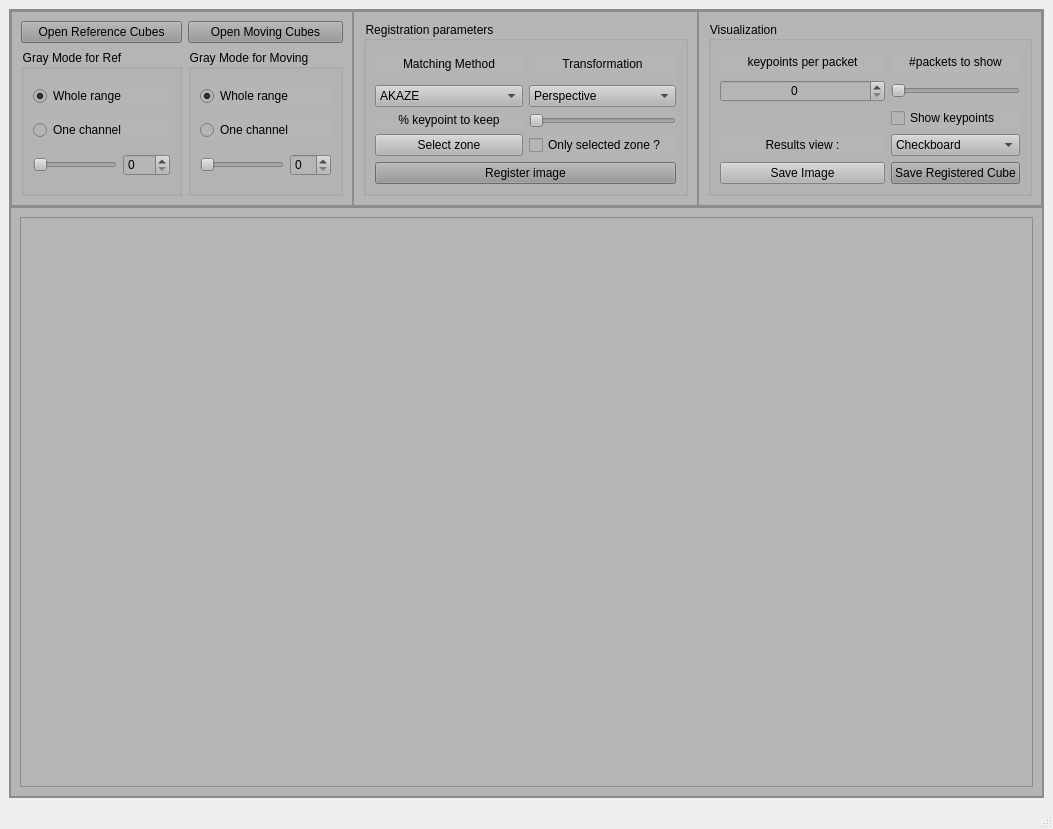
<?xml version="1.0" encoding="UTF-8"?>
<ui version="4.0">
 <class>MainWindow</class>
 <widget class="QMainWindow" name="MainWindow">
  <property name="geometry">
   <rect>
    <x>0</x>
    <y>0</y>
    <width>1053</width>
    <height>829</height>
   </rect>
  </property>
  <property name="minimumSize">
   <size>
    <width>200</width>
    <height>300</height>
   </size>
  </property>
  <property name="windowTitle">
   <string>Registration Tool</string>
  </property>
  <widget class="QWidget" name="centralwidget">
   <layout class="QHBoxLayout" name="horizontalLayout_5">
    <item>
     <widget class="QFrame" name="frame_principal">
      <property name="minimumSize">
       <size>
        <width>200</width>
        <height>400</height>
       </size>
      </property>
      <property name="font">
       <font>
        <pointsize>10</pointsize>
       </font>
      </property>
      <property name="styleSheet">
       <string notr="true">background-color: rgb(181, 181, 181);</string>
      </property>
      <property name="frameShape">
       <enum>QFrame::StyledPanel</enum>
      </property>
      <property name="frameShadow">
       <enum>QFrame::Raised</enum>
      </property>
      <layout class="QVBoxLayout" name="verticalLayout" stretch="0">
       <property name="spacing">
        <number>0</number>
       </property>
       <property name="leftMargin">
        <number>0</number>
       </property>
       <property name="topMargin">
        <number>0</number>
       </property>
       <property name="rightMargin">
        <number>0</number>
       </property>
       <property name="bottomMargin">
        <number>0</number>
       </property>
       <item>
        <layout class="QVBoxLayout" name="main_layout" stretch="1,3">
         <item>
          <widget class="QFrame" name="frame_up">
           <property name="styleSheet">
            <string notr="true"/>
           </property>
           <property name="frameShape">
            <enum>QFrame::StyledPanel</enum>
           </property>
           <property name="frameShadow">
            <enum>QFrame::Raised</enum>
           </property>
           <layout class="QHBoxLayout" name="horizontalLayout_3" stretch="0,1,1">
            <property name="spacing">
             <number>0</number>
            </property>
            <property name="leftMargin">
             <number>0</number>
            </property>
            <property name="topMargin">
             <number>0</number>
            </property>
            <property name="rightMargin">
             <number>0</number>
            </property>
            <property name="bottomMargin">
             <number>0</number>
            </property>
            <item>
             <widget class="QFrame" name="frame_button_image">
              <property name="styleSheet">
               <string notr="true"/>
              </property>
              <property name="frameShape">
               <enum>QFrame::StyledPanel</enum>
              </property>
              <property name="frameShadow">
               <enum>QFrame::Raised</enum>
              </property>
              <layout class="QGridLayout" name="gridLayout">
               <item row="2" column="0">
                <widget class="QPushButton" name="pushButton_open_ref_hypercube">
                 <property name="styleSheet">
                  <string notr="true">background-color: rgb(150, 150, 150);</string>
                 </property>
                 <property name="text">
                  <string>Open Reference Cubes</string>
                 </property>
                 <property name="autoExclusive">
                  <bool>false</bool>
                 </property>
                </widget>
               </item>
               <item row="2" column="1">
                <widget class="QPushButton" name="pushButton_open_mov_hypercube">
                 <property name="styleSheet">
                  <string notr="true">background-color: rgb(150, 150, 150);</string>
                 </property>
                 <property name="text">
                  <string>Open Moving Cubes</string>
                 </property>
                </widget>
               </item>
               <item row="3" column="0">
                <widget class="QGroupBox" name="groupBox_image_ref">
                 <property name="title">
                  <string>Gray Mode for Ref</string>
                 </property>
                 <layout class="QVBoxLayout" name="verticalLayout_3" stretch="1,1,1">
                  <item>
                   <widget class="QRadioButton" name="radioButton_whole_ref">
                    <property name="enabled">
                     <bool>true</bool>
                    </property>
                    <property name="text">
                     <string>Whole range</string>
                    </property>
                    <property name="checked">
                     <bool>true</bool>
                    </property>
                   </widget>
                  </item>
                  <item>
                   <widget class="QRadioButton" name="radioButton_one_ref">
                    <property name="text">
                     <string>One channel</string>
                    </property>
                   </widget>
                  </item>
                  <item>
                   <layout class="QHBoxLayout" name="horizontalLayout_ref_chan">
                    <item>
                     <widget class="QSlider" name="horizontalSlider_ref_channel">
                      <property name="maximum">
                       <number>149</number>
                      </property>
                      <property name="value">
                       <number>0</number>
                      </property>
                      <property name="orientation">
                       <enum>Qt::Horizontal</enum>
                      </property>
                     </widget>
                    </item>
                    <item>
                     <widget class="QSpinBox" name="spinBox_ref_channel">
                      <property name="maximum">
                       <number>149</number>
                      </property>
                      <property name="singleStep">
                       <number>1</number>
                      </property>
                      <property name="value">
                       <number>0</number>
                      </property>
                     </widget>
                    </item>
                   </layout>
                  </item>
                 </layout>
                </widget>
               </item>
               <item row="3" column="1">
                <widget class="QGroupBox" name="groupBox_imag_move">
                 <property name="title">
                  <string>Gray Mode for Moving</string>
                 </property>
                 <layout class="QVBoxLayout" name="verticalLayout_2">
                  <item>
                   <widget class="QRadioButton" name="radioButton_whole_mov">
                    <property name="enabled">
                     <bool>true</bool>
                    </property>
                    <property name="text">
                     <string>Whole range</string>
                    </property>
                    <property name="checked">
                     <bool>true</bool>
                    </property>
                   </widget>
                  </item>
                  <item>
                   <widget class="QRadioButton" name="radioButton_one_mov">
                    <property name="text">
                     <string>One channel</string>
                    </property>
                   </widget>
                  </item>
                  <item>
                   <layout class="QHBoxLayout" name="horizontalLayout_mov_chan">
                    <item>
                     <widget class="QSlider" name="horizontalSlider_mov_channel">
                      <property name="orientation">
                       <enum>Qt::Horizontal</enum>
                      </property>
                     </widget>
                    </item>
                    <item>
                     <widget class="QSpinBox" name="spinBox_mov_channel"/>
                    </item>
                   </layout>
                  </item>
                 </layout>
                </widget>
               </item>
              </layout>
             </widget>
            </item>
            <item>
             <widget class="QFrame" name="frame_spectra">
              <property name="styleSheet">
               <string notr="true"/>
              </property>
              <property name="frameShape">
               <enum>QFrame::StyledPanel</enum>
              </property>
              <property name="frameShadow">
               <enum>QFrame::Raised</enum>
              </property>
              <layout class="QVBoxLayout" name="verticalLayout_4" stretch="2">
               <item>
                <widget class="QGroupBox" name="groupBox">
                 <property name="title">
                  <string>Registration parameters</string>
                 </property>
                 <layout class="QGridLayout" name="gridLayout_3" columnstretch="1,1">
                  <item row="8" column="0">
                   <widget class="QLabel" name="label_feature">
                    <property name="text">
                     <string>&lt;html&gt;&lt;head/&gt;&lt;body&gt;&lt;p align=&quot;center&quot;&gt;% keypoint to keep&lt;/p&gt;&lt;/body&gt;&lt;/html&gt;</string>
                    </property>
                   </widget>
                  </item>
                  <item row="0" column="1">
                   <widget class="QLabel" name="label_2">
                    <property name="text">
                     <string>&lt;html&gt;&lt;head/&gt;&lt;body&gt;&lt;p align=&quot;center&quot;&gt;Transformation&lt;/p&gt;&lt;/body&gt;&lt;/html&gt;</string>
                    </property>
                   </widget>
                  </item>
                  <item row="0" column="0">
                   <widget class="QLabel" name="label">
                    <property name="text">
                     <string>&lt;html&gt;&lt;head/&gt;&lt;body&gt;&lt;p align=&quot;center&quot;&gt;Matching Method&lt;/p&gt;&lt;/body&gt;&lt;/html&gt;</string>
                    </property>
                   </widget>
                  </item>
                  <item row="1" column="0">
                   <widget class="QComboBox" name="method_selector">
                    <property name="currentText">
                     <string notr="true">AKAZE</string>
                    </property>
                    <item>
                     <property name="text">
                      <string>AKAZE</string>
                     </property>
                    </item>
                    <item>
                     <property name="text">
                      <string>ORB</string>
                     </property>
                    </item>
                    <item>
                     <property name="text">
                      <string>ECC</string>
                     </property>
                    </item>
                   </widget>
                  </item>
                  <item row="8" column="1">
                   <widget class="QSlider" name="features_slider">
                    <property name="orientation">
                     <enum>Qt::Horizontal</enum>
                    </property>
                   </widget>
                  </item>
                  <item row="10" column="0" colspan="2">
                   <widget class="QPushButton" name="pushButton_register">
                    <property name="styleSheet">
                     <string notr="true">background-color: rgb(150, 150, 150);</string>
                    </property>
                    <property name="text">
                     <string>Register image</string>
                    </property>
                   </widget>
                  </item>
                  <item row="1" column="1">
                   <widget class="QComboBox" name="transform_selector">
                    <property name="currentText">
                     <string>Perspective</string>
                    </property>
                    <item>
                     <property name="text">
                      <string>Perspective</string>
                     </property>
                    </item>
                    <item>
                     <property name="text">
                      <string>Affine</string>
                     </property>
                    </item>
                   </widget>
                  </item>
                  <item row="9" column="1">
                   <widget class="QCheckBox" name="checkBox_crop">
                    <property name="text">
                     <string>Only selected zone ?</string>
                    </property>
                   </widget>
                  </item>
                  <item row="9" column="0">
                   <widget class="QPushButton" name="pushButton_selectZone">
                    <property name="text">
                     <string>Select zone</string>
                    </property>
                   </widget>
                  </item>
                 </layout>
                </widget>
               </item>
              </layout>
             </widget>
            </item>
            <item>
             <widget class="QFrame" name="frame_2">
              <property name="frameShape">
               <enum>QFrame::StyledPanel</enum>
              </property>
              <property name="frameShadow">
               <enum>QFrame::Raised</enum>
              </property>
              <layout class="QVBoxLayout" name="verticalLayout_5">
               <item>
                <widget class="QGroupBox" name="groupBox_2">
                 <property name="title">
                  <string>Visualization</string>
                 </property>
                 <layout class="QGridLayout" name="gridLayout_2" columnstretch="1,0">
                  <item row="0" column="0">
                   <widget class="QLabel" name="label_3">
                    <property name="text">
                     <string>&lt;html&gt;&lt;head/&gt;&lt;body&gt;&lt;p align=&quot;center&quot;&gt;keypoints per packet&lt;/p&gt;&lt;/body&gt;&lt;/html&gt;</string>
                    </property>
                   </widget>
                  </item>
                  <item row="3" column="1">
                   <widget class="QComboBox" name="overlay_selector">
                    <item>
                     <property name="text">
                      <string>Checkboard</string>
                     </property>
                    </item>
                    <item>
                     <property name="text">
                      <string>Color</string>
                     </property>
                    </item>
                    <item>
                     <property name="text">
                      <string>Only aligned</string>
                     </property>
                    </item>
                   </widget>
                  </item>
                  <item row="7" column="1">
                   <widget class="QPushButton" name="pushButton_save_cube">
                    <property name="styleSheet">
                     <string notr="true">background-color: rgb(150, 150, 150);</string>
                    </property>
                    <property name="text">
                     <string>Save Registered Cube</string>
                    </property>
                    <property name="autoExclusive">
                     <bool>false</bool>
                    </property>
                   </widget>
                  </item>
                  <item row="1" column="1">
                   <widget class="QSlider" name="horizontalSlider_keyPacketToShow">
                    <property name="orientation">
                     <enum>Qt::Horizontal</enum>
                    </property>
                    <property name="tickPosition">
                     <enum>QSlider::NoTicks</enum>
                    </property>
                   </widget>
                  </item>
                  <item row="3" column="0">
                   <widget class="QLabel" name="label_5">
                    <property name="text">
                     <string>Results view :</string>
                    </property>
                    <property name="alignment">
                     <set>Qt::AlignCenter</set>
                    </property>
                   </widget>
                  </item>
                  <item row="7" column="0">
                   <widget class="QPushButton" name="pushButton_save_image">
                    <property name="text">
                     <string>Save Image</string>
                    </property>
                   </widget>
                  </item>
                  <item row="1" column="0">
                   <widget class="QSpinBox" name="spinBox_keypointPerPacket">
                    <property name="wrapping">
                     <bool>false</bool>
                    </property>
                    <property name="alignment">
                     <set>Qt::AlignCenter</set>
                    </property>
                   </widget>
                  </item>
                  <item row="0" column="1">
                   <widget class="QLabel" name="label_4">
                    <property name="text">
                     <string>#packets to show</string>
                    </property>
                    <property name="alignment">
                     <set>Qt::AlignCenter</set>
                    </property>
                   </widget>
                  </item>
                  <item row="2" column="1">
                   <widget class="QCheckBox" name="checkBox_showKeypoints">
                    <property name="text">
                     <string>Show keypoints</string>
                    </property>
                   </widget>
                  </item>
                 </layout>
                </widget>
               </item>
              </layout>
             </widget>
            </item>
           </layout>
          </widget>
         </item>
         <item>
          <widget class="QFrame" name="frame_down">
           <property name="minimumSize">
            <size>
             <width>0</width>
             <height>0</height>
            </size>
           </property>
           <property name="styleSheet">
            <string notr="true"/>
           </property>
           <property name="frameShape">
            <enum>QFrame::StyledPanel</enum>
           </property>
           <property name="frameShadow">
            <enum>QFrame::Raised</enum>
           </property>
           <layout class="QHBoxLayout" name="horizontalLayout" stretch="0">
            <item>
             <layout class="QHBoxLayout" name="horizontalLayout_8">
              <item>
               <widget class="QFrame" name="frame">
                <property name="minimumSize">
                 <size>
                  <width>0</width>
                  <height>200</height>
                 </size>
                </property>
                <property name="styleSheet">
                 <string notr="true"/>
                </property>
                <property name="frameShape">
                 <enum>QFrame::StyledPanel</enum>
                </property>
                <property name="frameShadow">
                 <enum>QFrame::Raised</enum>
                </property>
                <layout class="QHBoxLayout" name="horizontalLayout_6">
                 <property name="leftMargin">
                  <number>0</number>
                 </property>
                 <property name="topMargin">
                  <number>0</number>
                 </property>
                 <property name="rightMargin">
                  <number>0</number>
                 </property>
                 <property name="bottomMargin">
                  <number>0</number>
                 </property>
                 <item>
                  <layout class="QHBoxLayout" name="image_layout" stretch="0,0">
                   <item>
                    <layout class="QVBoxLayout" name="left_layout">
                     <property name="sizeConstraint">
                      <enum>QLayout::SetDefaultConstraint</enum>
                     </property>
                    </layout>
                   </item>
                   <item>
                    <layout class="QVBoxLayout" name="right_layout"/>
                   </item>
                  </layout>
                 </item>
                </layout>
               </widget>
              </item>
             </layout>
            </item>
           </layout>
          </widget>
         </item>
        </layout>
       </item>
      </layout>
     </widget>
    </item>
   </layout>
  </widget>
  <widget class="QStatusBar" name="statusbar"/>
 </widget>
 <tabstops>
  <tabstop>pushButton_open_ref_hypercube</tabstop>
  <tabstop>pushButton_open_mov_hypercube</tabstop>
  <tabstop>radioButton_whole_ref</tabstop>
  <tabstop>radioButton_one_ref</tabstop>
  <tabstop>horizontalSlider_ref_channel</tabstop>
  <tabstop>spinBox_ref_channel</tabstop>
  <tabstop>radioButton_whole_mov</tabstop>
  <tabstop>radioButton_one_mov</tabstop>
  <tabstop>horizontalSlider_mov_channel</tabstop>
  <tabstop>spinBox_mov_channel</tabstop>
  <tabstop>transform_selector</tabstop>
  <tabstop>method_selector</tabstop>
  <tabstop>pushButton_register</tabstop>
  <tabstop>pushButton_save_image</tabstop>
  <tabstop>pushButton_save_cube</tabstop>
 </tabstops>
 <resources/>
 <connections>
  <connection>
   <sender>horizontalSlider_ref_channel</sender>
   <signal>valueChanged(int)</signal>
   <receiver>spinBox_ref_channel</receiver>
   <slot>setValue(int)</slot>
   <hints>
    <hint type="sourcelabel">
     <x>115</x>
     <y>198</y>
    </hint>
    <hint type="destinationlabel">
     <x>169</x>
     <y>197</y>
    </hint>
   </hints>
  </connection>
  <connection>
   <sender>spinBox_ref_channel</sender>
   <signal>valueChanged(int)</signal>
   <receiver>horizontalSlider_ref_channel</receiver>
   <slot>setValue(int)</slot>
   <hints>
    <hint type="sourcelabel">
     <x>169</x>
     <y>197</y>
    </hint>
    <hint type="destinationlabel">
     <x>115</x>
     <y>198</y>
    </hint>
   </hints>
  </connection>
  <connection>
   <sender>horizontalSlider_mov_channel</sender>
   <signal>valueChanged(int)</signal>
   <receiver>spinBox_mov_channel</receiver>
   <slot>setValue(int)</slot>
   <hints>
    <hint type="sourcelabel">
     <x>252</x>
     <y>189</y>
    </hint>
    <hint type="destinationlabel">
     <x>303</x>
     <y>186</y>
    </hint>
   </hints>
  </connection>
  <connection>
   <sender>spinBox_mov_channel</sender>
   <signal>valueChanged(int)</signal>
   <receiver>horizontalSlider_mov_channel</receiver>
   <slot>setValue(int)</slot>
   <hints>
    <hint type="sourcelabel">
     <x>317</x>
     <y>197</y>
    </hint>
    <hint type="destinationlabel">
     <x>258</x>
     <y>192</y>
    </hint>
   </hints>
  </connection>
 </connections>
</ui>
